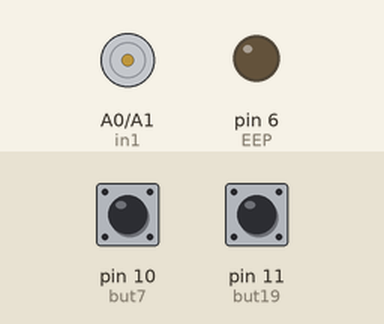
Simulated run of this sketch. Board: Arduino Uno, built with avr-gcc and run on an emulated ATmega328P. On the bench: motor-driver pin pairs drawn as motors (green arrow = first pin HIGH = forward, orange = second pin HIGH = backward, longer = more drive), output pins drawn as LEDs (lit = HIGH). The test bench sets the inputs (shaded band); at power-on: pin 10 (but7) LOW, pin 11 (but19) LOW.

Above: at 1.2 s.
1.3 s: pin 10 (but7) pulled HIGH for 0.15 s
At 2.4 s:
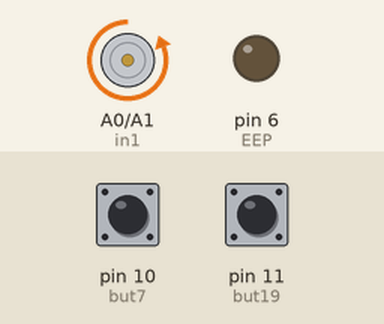
2.9 s: pin 11 (but19) pulled HIGH for 0.15 s
At 3.6 s:
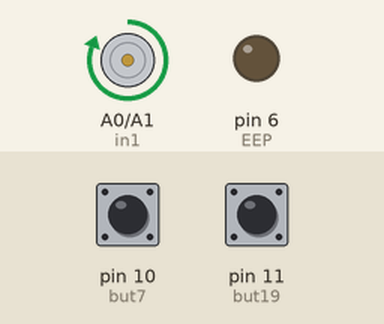
4.5 s: pin 11 (but19) pulled HIGH for 3.2 s
At 5.3 s:
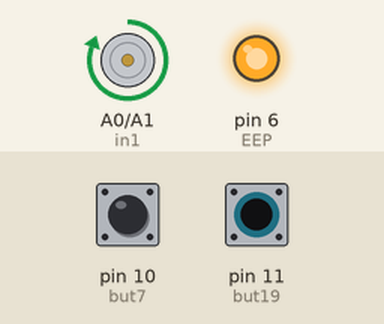
9.2 s: pin 10 (but7) pulled HIGH for 1 s
At 10.0 s:
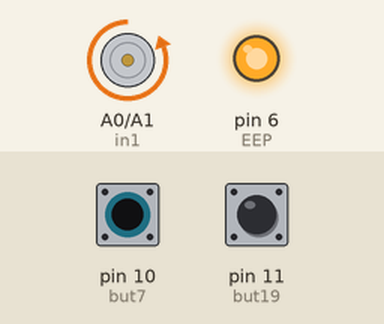
Timing chart, 0 to 12.2 s (numbered marks = the images above; inputs shaded):
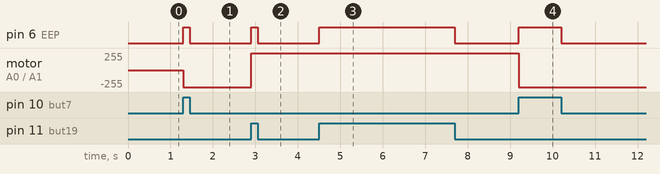

Measured:
- after the input at 1.3 s, pin 6 (EEP): LOW → HIGH at once, → LOW 0.15 s later; motor on A0 (in1) / A1 (in2): stopped → backward 255/255 at once
- after the input at 2.9 s, pin 6 (EEP): LOW → HIGH at once, → LOW 0.15 s later; motor on A0 (in1) / A1 (in2): backward 255/255 → forward 255/255 at once
- after the input at 4.5 s, pin 6 (EEP): LOW → HIGH at once, → LOW 3.2 s later
- after the input at 9.2 s, pin 6 (EEP): LOW → HIGH at once, → LOW 1.0 s later; motor on A0 (in1) / A1 (in2): forward 255/255 → backward 255/255 at once

The sketch:

linear_actuator_code_v2.ino
```cpp
int EEP = 6;
int in1 = A0;
int in2 = A1;
int but7 = 10;
int but19 = 11;


void setup() {
  pinMode(EEP, OUTPUT);
  pinMode(in1, OUTPUT);
  pinMode(in2, OUTPUT);

  pinMode(but7, INPUT);
  pinMode(but19, INPUT);

}

void loop() {
  // put your main code here, to run repeatedly:

  if (digitalRead(but7)) {
    digitalWrite(EEP, HIGH);
    digitalWrite(in1, LOW);
    digitalWrite(in2, HIGH);
  }

  else if (digitalRead(but19)) {
    digitalWrite(EEP, HIGH);
    digitalWrite(in1, HIGH);
    digitalWrite(in2, LOW);
  }


  else {
    digitalWrite(EEP, LOW);
  }


}
```
